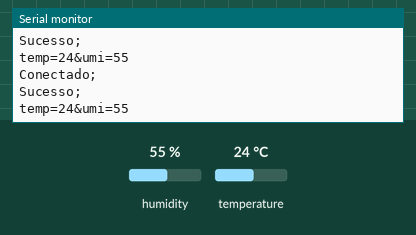
Bench run of a sketch on a simulated Arduino Uno, built with avr-gcc and run on an emulated ATmega328P. On the bench: the last lines printed to the serial monitor. Inputs (shaded band) come from the test bench; at power-on: humidity 55 %, temperature 24 °C. WiFi joins after 1.5 s; servers stay silent unless stated; uploads are accepted with an empty reply.

Above: at 2.7 s.
2.8 s: humidity set to 22 %
At 4.12 s:
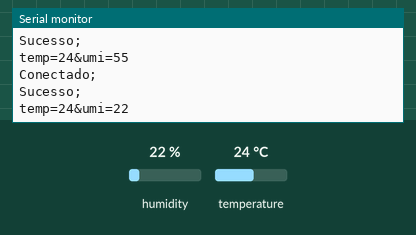
9.1 s: temperature set to 12 °C
At 10.68 s:
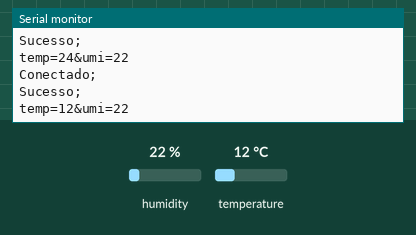
12.0 s: humidity set to 40 %
At 12.87 s:
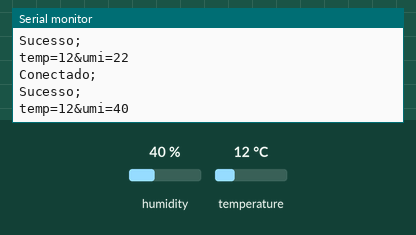
Timing chart, 0 to 15.0 s (numbered marks = the images above; inputs shaded):
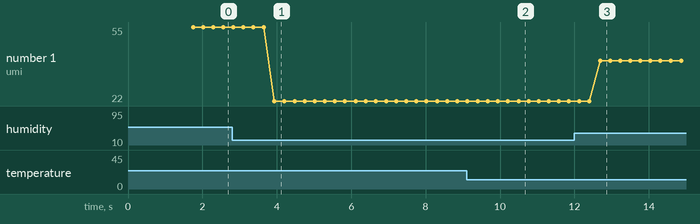

The sketch:

FSA6ST4HXB3V05E.ino
```cpp
#include <DHT.h>
#include <Ethernet.h>
#include <SPI.h>

byte mac[] = { 0x00, 0xAA, 0xBB, 0xCC, 0xDE, 0x01 };
EthernetClient client;

#define DHTPIN 2
#define DHTTYPE DHT11
DHT dht(DHTPIN, DHTTYPE);

long previousMillis = 0;
unsigned long currentMillis = 0;
long interval = 10; // READING INTERVAL

int t = 0;
int h = 0;
String data = "";

void setup() {
	Serial.begin(9600);

	if (Ethernet.begin(mac) == 0) {
          Serial.println("Erro ao configurar Ethernet.");
	}else{
          Serial.println("Conectado.");
        }

	dht.begin();
	delay(1); // GIVE THE SENSOR SOME TIME TO START

	h = (int) dht.readHumidity();
	t = (int) dht.readTemperature();

	data = "";
}

void loop(){

	currentMillis = millis();
	if(currentMillis - previousMillis > interval) {
		previousMillis = currentMillis;
		h = (int) dht.readHumidity();
		t = (int) dht.readTemperature();
	}

	data = String("temp=") + t + String("&umi=") + h;

	if (client.connect("www.meterolutini.hol.es",80)) {
                Serial.println("Conectado;");
		client.println("POST /atualizar.php HTTP/1.1");
		client.println("Host: meterolutini.hol.es");
		client.println("Content-Type: application/x-www-form-urlencoded");
		client.print("Content-Length: ");
		client.println(data.length());
		client.println();
                client.print(data);
                Serial.println("Sucesso;");
                Serial.println(data);
	}else{
                Serial.println("Erro ao enviar.");
                Serial.println("Out " + data);
        }

	if (client.connected()) {
		client.stop();
	}

	delay(6);
}
```

Measured:
- after the input at 2.8 s, the serial monitor: prints a new line after 1.1 s (image 1)
- after the input at 9.1 s, the serial monitor: prints a new line after 1.4 s (image 2)
- after the input at 12.0 s, the serial monitor: prints a new line after 0.69 s (image 3)
- plotted number 1: 55 → 22 after the input at 2.8 s, 22 → 40 after the input at 12.0 s
